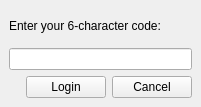
<ui version="4.0" >
 <class>FacebookLoginDialog</class>
 <widget class="QWidget" name="FacebookLoginDialog" >
  <property name="geometry" >
   <rect>
    <x>0</x>
    <y>0</y>
    <width>201</width>
    <height>107</height>
   </rect>
  </property>
  <property name="windowTitle" >
   <string>Login to Facebook</string>
  </property>
  <layout class="QVBoxLayout" >
   <property name="margin" >
    <number>9</number>
   </property>
   <property name="spacing" >
    <number>6</number>
   </property>
   <item>
    <widget class="QLabel" name="label" >
     <property name="text" >
      <string>Enter your 6-character code:</string>
     </property>
    </widget>
   </item>
   <item>
    <widget class="QLineEdit" name="key" >
     <property name="maxLength" >
      <number>6</number>
     </property>
    </widget>
   </item>
   <item>
    <layout class="QHBoxLayout" >
     <property name="margin" >
      <number>0</number>
     </property>
     <property name="spacing" >
      <number>6</number>
     </property>
     <item>
      <spacer>
       <property name="orientation" >
        <enum>Qt::Horizontal</enum>
       </property>
       <property name="sizeHint" >
        <size>
         <width>40</width>
         <height>20</height>
        </size>
       </property>
      </spacer>
     </item>
     <item>
      <widget class="QPushButton" name="loginButton" >
       <property name="text" >
        <string>Login</string>
       </property>
      </widget>
     </item>
     <item>
      <widget class="QPushButton" name="cancelButton" >
       <property name="text" >
        <string>Cancel</string>
       </property>
      </widget>
     </item>
    </layout>
   </item>
  </layout>
 </widget>
 <resources/>
 <connections/>
</ui>
